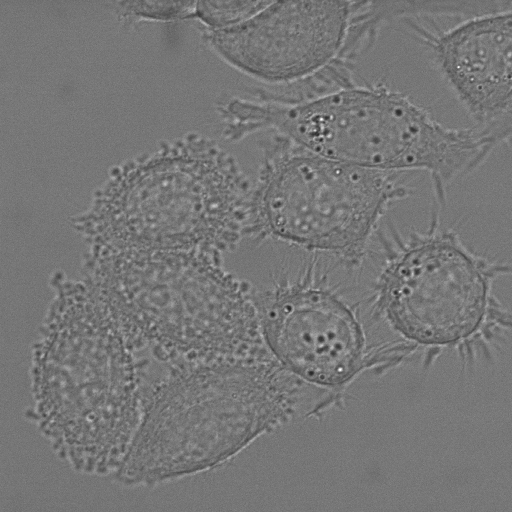
#> input picture Data/DIC-C2DH-HeLa/Sequence 1/t002.tif, 512 x 512 px, given as the content of the folder ./Data/DIC-C2DH-HeLa/Sequence_1, which was not available
$ python main.py   (older library calls are emulated)
#> lines starting #> are read from the running program, lines starting #| are printed output that depends on the picture; after the words box and inside, x2 and y2 are one past the last pixel; in counts of white or black regions, pixels touching at a corner belong together; pictures that were not available may be replaced by others from this repository, and a replacement may not be noted
### cell.py
import cv2 as cv
import numpy as np
import math

from scipy.spatial import distance

from skimage.measure import label
from skimage import data
from skimage import color
from skimage.morphology import extrema
from skimage.segmentation import clear_border
from skimage.filters import threshold_otsu
from skimage.measure import label, regionprops
from skimage.morphology import closing, square
from skimage import exposure
import skimage.color
from skimage.io import imsave

from utilis import *

from segment import *
class Cell(object):
    def __init__(self, i, cnt):
        self.id = i
        self.cnt = cnt
        self.rect = cv.boundingRect(cnt)
        self.centre, self.radius = cv.minEnclosingCircle(cnt)

        self.x_velocity = 0
        self.y_velocity = 0

        self.dividing = False
        self.matched = False
        self.inFrame = True

        self.area = cv.contourArea(self.cnt)

    def __str__(self):
        return "Cell id: " + str(self.id) + " x range: " + str(self.x) + "-" + str(self.w) + " y range: " + str(self.y) + "-" + str(self.h)

    # [6 lines left out: function contains, not called in this run]

    def is_dividing(self):
        return self.dividing

    def get_matched(self):
        return self.matched

    def get_centre(self):
        x, y = self.centre
        return (int(x), int(y))

    def get_radius(self):
        return self.radius

    def get_id(self):
        return self.id

    def get_rect(self):
        return self.rect

    def get_x_velocity(self):
        return self.x_velocity

    def get_y_velocity(self):
        return self.y_velocity

    def set_id(self, new_id):
        self.id = new_id

    def get_area(self):
        return self.area

    def set_x_velocity(self, new_x_velocity):
        self.x_velocity = new_x_velocity

    def set_y_velocity(self, new_y_velocity):
        self.y_velocity = new_y_velocity

    def set_dividing(self):
        self.dividing = True

    def set_matched(self):
        self.matched = True

class CellManager(object):

    def __init__(self,demo=False):
        self.currImage = 0
        self.sequence = []
        self.demo = demo
        self.blurSize = 5
        self.h = 5
        self.image = []
        self.numCells = 0

    def dataset(self, dataset):
        self.dataset = dataset
        if dataset == "PhC":
            self.h = 16
            self.blurSize = 7
        elif dataset == "Fluo":
            self.h = 10
            self.blurSize = 25
        elif dataset == "DIC":
            self.h = 10
            self.blurSize = 99

    # [6 lines left out: function count_cell_divisions, not called in this run]

    def hMaxima(self, img, mask):
        # [17 lines of commented-out code are left out]

        temp = cv.bitwise_and(img, mask)

        size = (self.blurSize, self.blurSize)
        temp = cv.GaussianBlur(temp, size, 0)
        # show_image(img, "blurred")

        local_maxima = extrema.local_maxima(temp, connectivity=5)
        label_maxima = label(local_maxima)

        overlay = color.label2rgb(label_maxima, img, alpha=0.7, bg_label=0,
                                bg_color=None, colors=[(1, 0, 0)])

        h_maxima = extrema.h_maxima(temp, self.h)
        label_h_maxima = label(h_maxima)
        overlay_h = color.label2rgb(label_h_maxima, img, alpha=0.7, bg_label=0,
                                    bg_color=None, colors=[(1, 0, 0)])

        # [6 lines of commented-out code are left out]

        if self.dataset == "DIC":
            # show_image(overlay, "regional")
            # cv.imwrite("./report/DIC/hmaxima.png", overlay.astype(np.uint8))
            # exit(1)
            return local_maxima.astype(np.uint8)

        # print(h_maxima)
        # print(np.amax(h_maxima*255))

        show_image(overlay_h, "")
        imsave(f"./report/{self.dataset}/hMaxima.png", overlay_h)
        # cv.imwrite(f"./report/{self.dataset}/hMaxima.png", h_maxima)

        return h_maxima

    def processImage(self, gray, mask, show=False):
        nuclei = self.hMaxima(gray, mask)
        mask = clear_border(mask)
        # mask = clear_border(mask)
        if self.demo:
            # show_image(mask, "Remove contours on edge")
            cv.imwrite(f"./report/{self.dataset}/remove-edges.png", mask)

        # nuclei = self.hMaxima(gray, mask)
        self.image = gray

        # if True:
        #     plot_two("Original vs nuclei", gray, "Original", nuclei, "Nuclei segmented")


        #counts labelled cells, measures bounding boxes and stores in list

        pred_count, sequence = self.count_cells(mask, nuclei)

        self.sequence.append(sequence)
        self.matchCells(gray)
        color = cv.cvtColor(gray, cv.COLOR_GRAY2BGR)
        drawn = self.draw_bounding_box(color)

        if True:
            cv.imwrite(f"./report/{self.dataset}/bounding_boxes.png", drawn)
            self.show(drawn)

        print(f"Processed image: {self.currImage} with {pred_count} cells")
        self.currImage = self.currImage + 1

        return pred_count

    def show(self, drawn):
        cv.imshow("Bounding Box", drawn)
        cv.waitKey(0)

    def in_image(self, image_no, cell_id):
        if (image_no < 0 or image_no >= len(self.sequence)):
            return False
        for cell in self.sequence[image_no]:
            if (cell.get_id() == cell_id):
                return True
        return False

    # [25 lines left out: functions get_cell, calculate_speed, calculate_total_distance, calculate_net_distance, not called in this run]

    def draw_cell_track(self, image, cell):
        colour = (0, 255, 0)
        thickness = 1
        for i in range(self.currImage):
            if (self.in_image(i, cell.get_id())):
                prev_cell = self.get_cell(i, cell.get_id())
                next_cell = self.get_cell(i+1, cell.get_id())
                if (next_cell != None and prev_cell != None):
                    image = cv.line(image, prev_cell.get_centre(), next_cell.get_centre(), colour, thickness)
        return image

    def draw_tracks(self, image):
        for cell in self.sequence[self.currImage]:
            image = self.draw_cell_track(image, cell)
        return image

    # [14 lines left out: function show_cell_details, not called in this run]

    def add_cell(self, cnt):
        self.numCells += 1
        return Cell(self.numCells, cnt)

    def count_cells(self, mask, nuclei):
        _, contours, _ = cv.findContours(mask, cv.RETR_TREE, cv.CHAIN_APPROX_SIMPLE)
        sequence = []

        if self.dataset == "DIC":
            _, cnts, _ = cv.findContours(nuclei, cv.RETR_TREE, cv.CHAIN_APPROX_SIMPLE)

            for i, c in enumerate(cnts):
                rect = cv.boundingRect(c)
                x, y, w, h = rect

                cell = self.add_cell(c)
                sequence.append(cell)

            return len(cnts), sequence

        for i, c in enumerate(contours):
            rect = cv.boundingRect(c)
            x, y, w, h = rect

            # [6 lines of commented-out code are left out]

            if self.count_peaks(nuclei[y:y+h, x:x+w]) > 1:
                show_image(self.image[y:y+h, x:x+w], "Cluster")

                drawn = self.image.copy()
                colour = (255, 0, 0)
                cv.rectangle(drawn, (int(x), int(y)), (int(w+x), int(y+h)), colour, 1)
                # show_image(drawn, "cluster")

                rect = [[x, y], [x+w, y], [x+w, y+h], [x, y+h]]
                poly = np.array([rect], dtype=np.int32)
                clusterMask = np.zeros(mask.shape, dtype=np.uint8)
                cv.fillPoly(clusterMask, poly, 255)
                # plot_two("Drawn", self.image, "Image", clusterMask, "Cluster")
                drawn = cv.bitwise_and(nuclei, clusterMask)
                # show_image(drawn, "drawn")
                # print(f"drawn: {drawn.dtype}")
                # cv.imwrite(f"./report/Fluo/cluster{self.numCells}.png", drawn)

                _, nContours, _ = cv.findContours(drawn, cv.RETR_TREE, cv.CHAIN_APPROX_SIMPLE)
                for cnt in nContours:
                    cell = self.add_cell(cnt)
                    sequence.append(cell)

                # expanded = expand_labels(nuclei, distance=self.average_radius())
                # plot_two("Drawn", nuclei, "Image", expanded, "Cluster")
            else:
                cell = self.add_cell(c)
                sequence.append(cell)

        colour = (0, 255, 0)

        return len(contours), sequence

    # [12 lines left out: functions count_peaks, average_radius, not called in this run]

    def draw_bounding_box(self,image):
        drawn = image.copy()

        for cell in self.sequence[self.currImage]:
            colour = (0, 255, 0)
            if cell.is_dividing():
                colour = (0, 0, 255)

            x, y, w, h = cell.get_rect()
            cv.rectangle(drawn, (int(x), int(y)), (int(w+x), int(y+h)), colour, 1)
            cv.circle(drawn, cell.get_centre(), 1, colour, 2)
            cv.putText(drawn, f"ID: {cell.get_id()}", cell.get_centre(), cv.FONT_HERSHEY_DUPLEX, 0.5, colour, 1, cv.LINE_AA)

        drawn = self.draw_tracks(drawn)

        return drawn

    def matchCells(self,image):
        if self.currImage == 0:
            return

        h,w = image.shape
        prevCells = self.sequence[self.currImage-1]
        currCells = self.sequence[self.currImage]
        numPrev = len(prevCells)
        numCurr = len(currCells)
        matchingMatrix = np.full((numCurr,numPrev,2),100, dtype=float)
        # minMatch = np.full((numCurr,2),100)
        for i in range(numCurr):
            for j in range(numPrev):
                displace = displacement(h,w,currCells[i].centre, prevCells[j].centre)
                # print(100*displace)
                # diffArea = abs(currCells[i].area - prevCells[j].area)
                matchingMatrix[i][j][0] = displace
                # print(displace)
                # print("matchingmatrix["+str(i)+"]["+str(j)+"]="+str(matchingMatrix[i][j][0]))
                matchingMatrix[i][j][1] = j


        # print("Matching Matrix:")
        # print(matchingMatrix)
        # printMatchMatrix(matchingMatrix, numCurr, numPrev)

        sortedMatrix = np.zeros((numCurr,numPrev,2))

        # print("Matching Matrix:")
        # printMatchMatrix(matchingMatrix, numCurr, numPrev)

        sortedMatrix = np.zeros((numCurr,numPrev,2))

        for i in range(numCurr):
            sortedMatrix[i] = quicksortMatrix(matchingMatrix[i])

        # [4 lines of commented-out code are left out]

        matches = np.zeros(numCurr)
        # print(sortedMatrix[0][0])
        # print(len(sortedMatrix[0][0]))
        for i in range(numCurr):
            matches[i] = sortedMatrix[i][0][1]

        # print("matches:")
        # print(matches)
        matches, success = checkMatches(matches, sortedMatrix)
        while not success:
            matches, success = checkMatches(matches, sortedMatrix)

        for i in range(numCurr):
            prev = self.sequence[self.currImage-1][int(matches[i])]
            cell = self.sequence[self.currImage][i]

            if matchingMatrix[i][int(matches[i])][0] < 0.2:
                # print("rejected")
                matches[i] = -1

            if (matches[i] != -1):
                cell = self.sequence[self.currImage][i]
                cell.set_id(self.sequence[self.currImage-1][int(matches[i])].get_id())
                if prev.get_area() * 1.3 >= cell.get_area():
                    cell.set_dividing()
                cell.set_id(prev.get_id())

### utilis.py
import cv2 as cv
import numpy as np
import matplotlib.pyplot as plt
from skimage.future import graph
from sklearn.cluster import MeanShift, estimate_bandwidth
from skimage import color
import os
import math
from random import randint

colors = {
    "red"   : (255,0, 0),
    "green" : (0,255,0),
    "blue"  : (0,0,255)
}

# [236 lines left out: functions crop, aggregate, set_label, plot_three_images, plot_two, plot_four_images and 7 more, not called in this run]

def displacement(height,width,center1,center2):
    (x1,y1) = center1
    (x2,y2) = center2
    return(math.sqrt((x1-x2)**2 + (y2-y1)**2)/(math.sqrt(height**2+width**2)))

# [79 lines left out: functions otsuThreshold, hMaxima, FindIntensity, ContrastStretching, CheckPixelsEqual, hSubtraction and 1 more, not called in this run]

def checkMatches(matches,matchMatrix):
    Pass = True
    for i in range(len(matches)):
        for j in range(i+1,len(matches)):
            if (matches[i] == matches[j] and matches[i] != -1):
                Pass = False
                # print("match i = "+str(matches[i]))
                # print("match j = "+str(matches[j]))
                if (matchMatrix[i][int(matches[i])][0] > matchMatrix[j][int(matches[j])][0]):
                    temp = matches[i]
                    if temp+1 == len(matchMatrix[i]):
                        matches[i] = -1
                    else:
                        matches[i] = matchMatrix[i][int(temp+1)][1]
                else:
                    temp = matches[j]
                    if temp+1 == len(matchMatrix[j]):
                        matches[j] = -1
                    else:

                        matches[j] = matchMatrix[j][int(temp+1)][1]

    return matches, Pass

def quicksortMatrix(matchArray):
    if (len(matchArray)<2):
        return matchArray
    low = []
    same = []
    high = []

    pivot = matchArray[randint(0,len(matchArray)-1)][0]

    for matchScore in matchArray:
        if matchScore[0] < pivot:
            low.append(matchScore)
        elif matchScore[0] == pivot:
            same.append(matchScore)
        elif matchScore[0]> pivot:
            high.append(matchScore)

    return quicksortMatrix(low) + same + quicksortMatrix(high)

# [13 lines left out: function printMatchMatrix, not called in this run]

### main.py
# import the necessary packages
import cv2 as cv
import numpy as np
import math
import glob

import matplotlib.pyplot as plt
import matplotlib.image as mpimg
from scipy.spatial import distance

from utilis import *
from PIL import Image
import math

import PhC
import Fluo

from cell import Cell, CellManager
import argparse
import csv

parser = argparse.ArgumentParser(description='Comp9517 Project')
parser.add_argument('--DIC', nargs='?', default=False, const=True,
    help='Use DIC-C2DH-HeLa dataset')
parser.add_argument('--Fluo', nargs='?', default=False, const=True,
    help='Use Fluo-N2DL-HeLa dataset')
parser.add_argument('--PhC', nargs='?', default=False, const=True,
    help='Use PhC-C2DL-HeLa dataset')
parser.add_argument('--demo', nargs='?', default=False, const=True,
    help='Use PhC-C2DL-HeLa dataset')

args = parser.parse_args()

row_list = [["Filename", "# Cells"]]

def run_PhC():
    sequences = ["Sequence_2"]
    # , "Sequence_2", "Sequence_3", "Sequence_4"]
    manager.dataset(dataset="PhC")
    for folder in sequences:
        images = [f for f in glob.glob(f"./Data/{datasets[2]}/{folder}/*")]
        images.sort()

        for image_path in images:
            #image_path = "COMP9517 20T2 Group Project Image Sequences/PhC-C2DL-PSC/Sequence 1/t000.tif"
            img = cv.imread(image_path, cv.COLOR_BGR2GRAY)

            #processes images to segmented and thresholded cells
            #replace with better segmentation algorithm
            mask, interim = PhC.preprocess(img)
            if args.demo:
                # plot_two("Mask", img, "Original", mask, "Mask")
                cv.imwrite("./report/Background_subtracted.png", interim)
                cv.imwrite("./report/report/Mask-otsu.png", mask)

            show = images.index(image_path) == len(images)-1
            count = manager.processImage(img, mask, show=show)

            _, name = pathname(image_path)
            row_list.append([name, count])

def run_DIC():
    sequences = ["Sequence_1", "Sequence_2", "Sequence_3", "Sequence_4"]
    masks = ["Sequence_1_Preds", "Sequence_2_Preds", "Sequence_3_Preds", "Sequence_4_Preds"]
    dataset = zip(sequences, masks)
    manager.dataset(dataset="DIC")
    for image_folder, mask_folder in dataset:
        images = [f for f in glob.glob(f"./Data/{datasets[0]}/{image_folder}/*")]
        masks = [f for f in glob.glob(f"./Data/{datasets[0]}/{mask_folder}/*")]
        images.sort()
        masks.sort()

        data = zip(images, masks)
        for image_path, mask_path in data:
            img = cv.imread(image_path, cv.COLOR_BGR2GRAY)
#> img is the input picture: shape (512, 512); min 36, max 255, mean 118.2
            mask = cv.imread(mask_path, cv.COLOR_BGR2GRAY)

            kernel = np.ones((10,10),np.uint8)
            closing = cv.morphologyEx(mask, cv.MORPH_CLOSE, kernel)
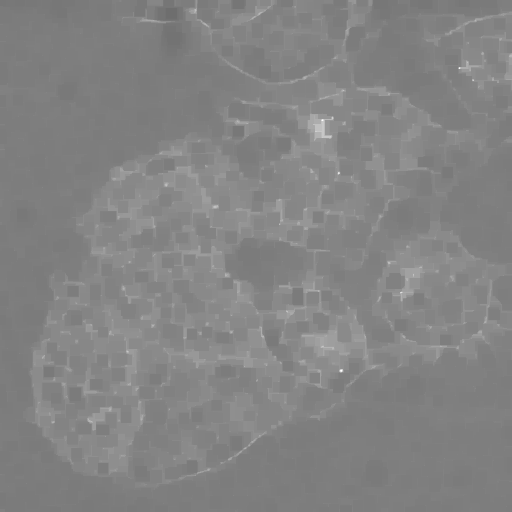
#> closing: shape (512, 512); min 110, max 255, mean 131.3

            show = images.index(image_path) == len(images)-1
            manager.processImage(img, mask, show=show)
#> in hMaxima, `local_maxima = extrema.local_maxima(temp, connectivity=5)`:
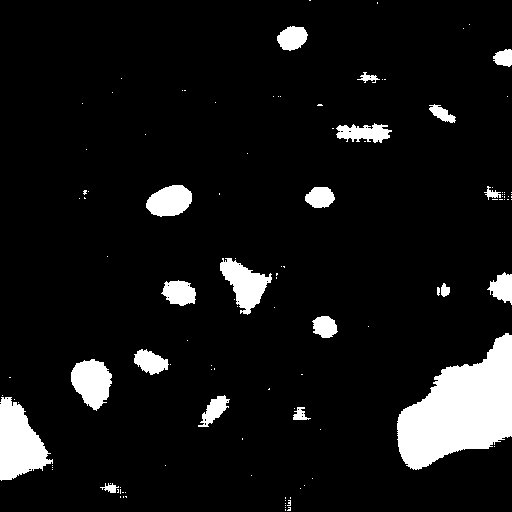
#> local_maxima: shape (512, 512) bool; 8.3% white; 115 white regions (94 under 20 px), largest, box (x1, y1, x2, y2) and area: (397, 333, 512, 470) 9328, (0, 397, 53, 481) 2725, (71, 359, 112, 411) 1455
#> in hMaxima, `label_maxima = label(local_maxima)`:
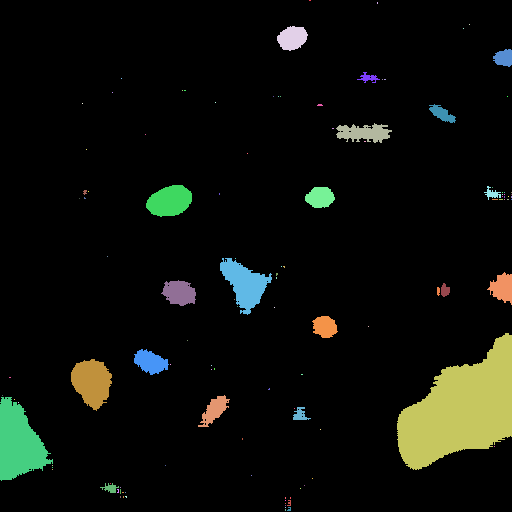
#> label_maxima: shape (512, 512) int32; 116 distinct labels, from 0 to 115; one colour per label, 0 black
#> in hMaxima, `overlay = color.label2rgb(label_maxima, img, alpha=0.7, bg_label=0, bg..`:
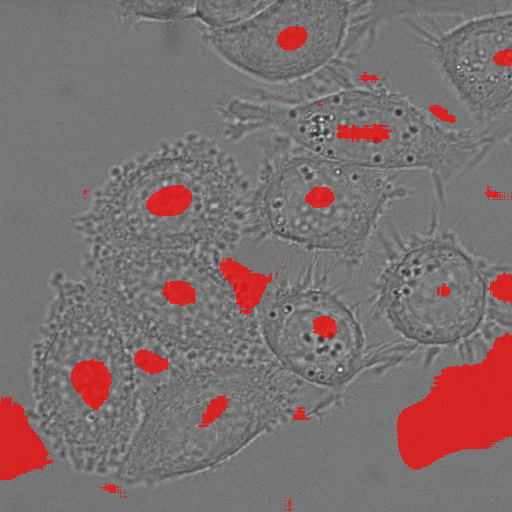
#> overlay: shape (512, 512, 3) float64; mean R, G, B 0.494, 0.436, 0.436
#> in hMaxima, `h_maxima = extrema.h_maxima(temp, self.h)`:
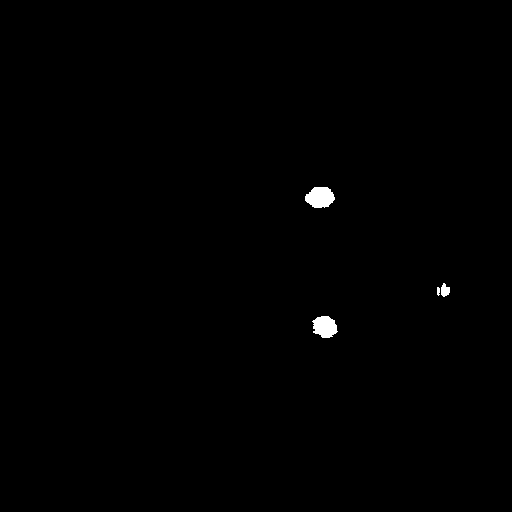
#> h_maxima: shape (512, 512); values 0 (black) and 1 (white), 0.39% white; 4 white regions
#> in hMaxima, `label_h_maxima = label(h_maxima)`: label_h_maxima: shape (512, 512) int64; 5 distinct labels, from 0 to 4
#> in count_cells, `_, contours, _ = cv.findContours(mask, cv.RETR_TREE, cv.CHAIN_APPROX_S..`: contours = 58 contours, 57 with area under 20; largest, box (x1, y1, x2, y2) and area: (1, 1, 511, 511) 258510
#> in count_cells, `_, cnts, _ = cv.findContours(nuclei, cv.RETR_TREE, cv.CHAIN_APPROX_SIM..`: cnts = 133 contours, 113 with area under 20; largest, box (x1, y1, x2, y2) and area: (397, 333, 512, 470) 9098, (0, 397, 53, 481) 2596, (71, 359, 112, 411) 1379, (220, 258, 272, 315) 1352, (146, 185, 192, 217) 1032
#> the loop in count_cells, `for i, c in enumerate(cnts):` made 133 passes
#> (x, y, w, h) on passes 21, 32, 38, 41: (100, 483, 19, 10), (293, 407, 18, 13), (0, 397, 53, 84), (198, 395, 32, 32)
#> the loop in draw_bounding_box, `for cell in self.sequence[self.currImage]:` made 133 passes
#> after the loop in draw_bounding_box, `for cell in self.sequence[self.currImage]:`:
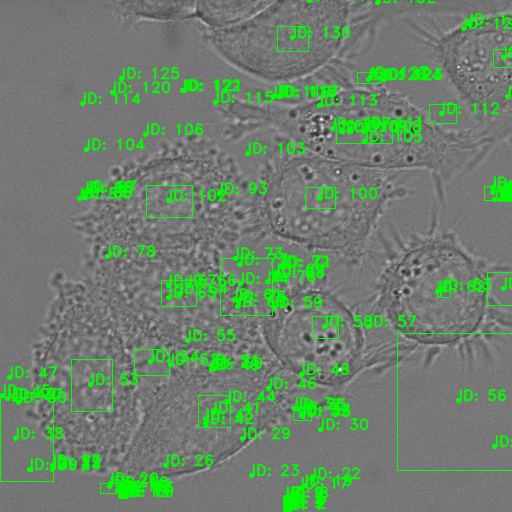
#> drawn: shape (512, 512, 3); 11.75% of pixels changed, all inside (x1, y1, x2, y2) = (0, 0, 512, 512)
#> the loop in draw_tracks, `for cell in self.sequence[self.currImage]:` made 133 passes
#| Processed image: 0 with 133 cells

def run_Fluo():
    sequences = ["Sequence_2"]
    # , "Sequence_2", "Sequence_3", "Sequence_4"]
#> (the run stopped early here; a loop or call above may not have finished)
